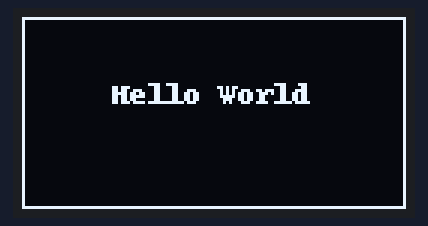
The program below on a simulated Raspberry Pi (BCM pin numbers). Shown: 128×64 one-colour display. What the program prints to the terminal is not drawn. At 10.3 s the program stops and its outputs stay as they are.

Above: at 0.2 s.

The program:

main.py
```python
#!/usr/bin/python3
# -*- coding: utf-8 -*-
from luma.core.interface.serial import i2c, spi
from luma.core.render import canvas
from luma.oled.device import ssd1306, ssd1325, ssd1331, sh1106
from time import sleep
"""
OLED luma 驱动库测试程序
功能：显示 hello world 和矩形外框持续10秒
"""
__version__ = 1.0
# 初始化端口
serial = i2c(port=1, address=0x3C)
# 初始化设备，这里改ssd1306, ssd1325, ssd1331, sh1106
device = ssd1306(serial)
print("当前版本：", __version__)
# 调用显示函数
with canvas(device) as draw:
    draw.rectangle(device.bounding_box, outline="white", fill="black")
    draw.text((30, 20), "Hello World", fill="white")

# 延时显示10s
sleep(10)
```

Measured:
- what the display in image 0 shows lasts 10.0 s, from 0.2 s to 10.2 s
